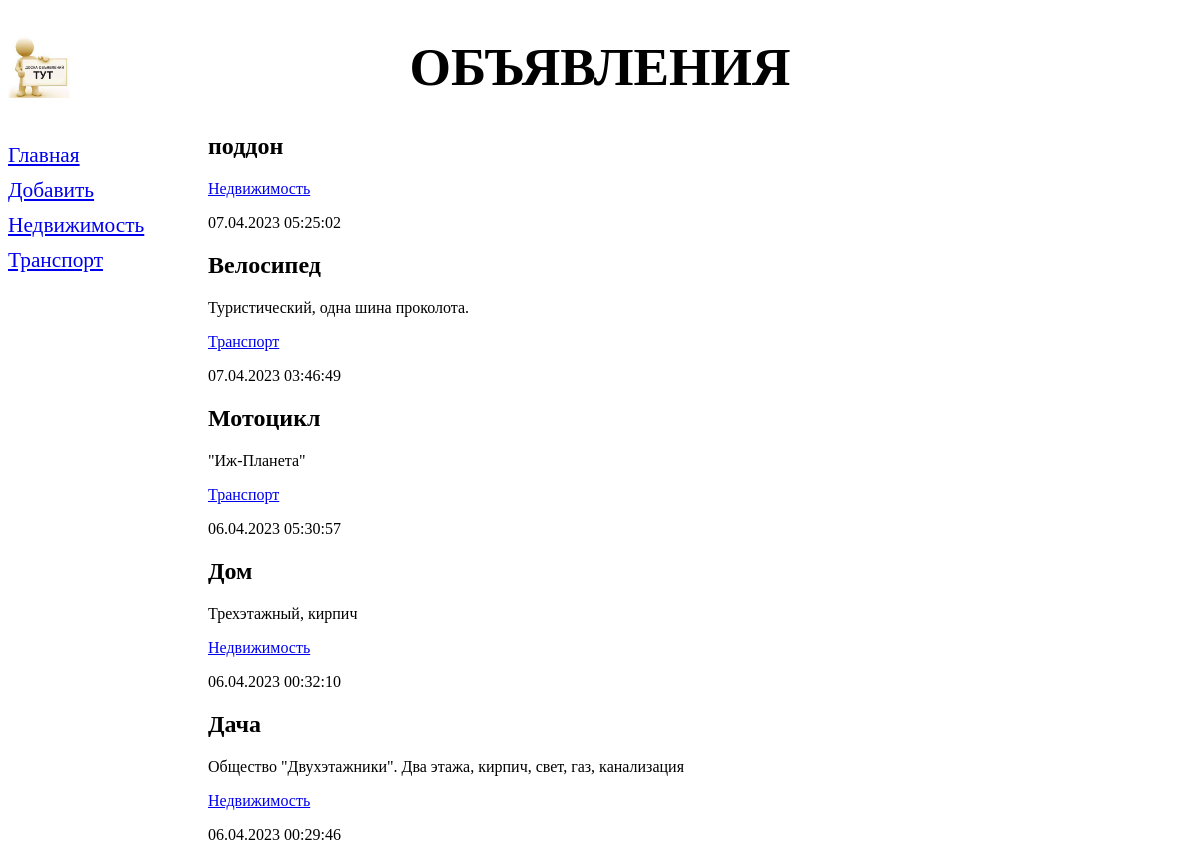
Page /bboard/ on the earlier database version.
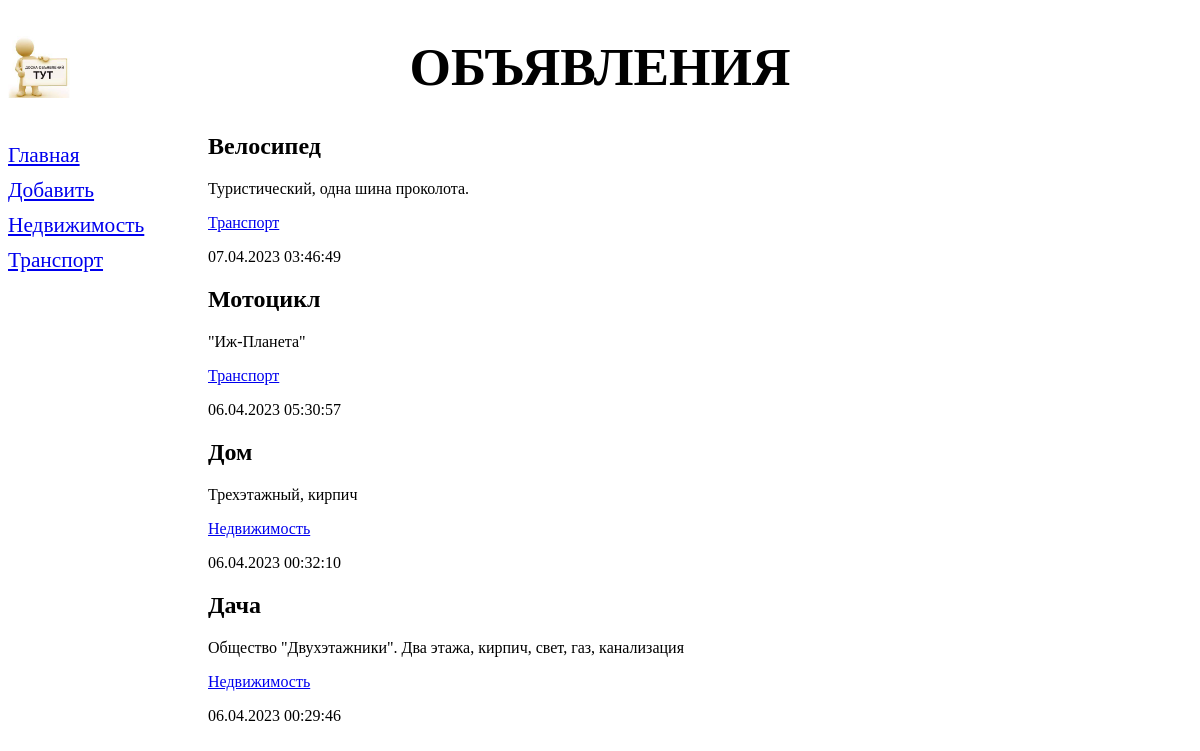
Same page on the later database version.
### bboard/models.py (models this page shows, shortened)
class Rubric(models.Model):
    name = models.TextField(max_length=20, db_index=True, verbose_name='Название')
    class Meta:
        verbose_name_plural = 'Рубрики'
        verbose_name = 'Рубрика'
        ordering = ['name']

class Bb(models.Model):
    title = models.CharField(max_length=50, verbose_name='Товар', help_text='<a href=\'/bboard\'>side<a>', editable=True, )
    content = models.TextField(null=True, blank=True, verbose_name='Описание')
    price = models.FloatField(null=True, blank=True, verbose_name='Цена')
    published = models.DateTimeField(auto_now_add=True, db_index=True, verbose_name='Опубликовано')
    rubric = models.ForeignKey('Rubric', null=True, on_delete=models.PROTECT, verbose_name='Рубрика')
    class Meta:
        verbose_name_plural = 'Объявления'
        verbose_name = 'Объявление'
        ordering = ['-published']

### bboard/views.py (the view)
# urls.py: path('', index, name='index'),
def index(request):
    bbs = Bb.objects.all()
    rubrics = Rubric.objects.all()
    context = {'bbs': bbs, 'rubrics': rubrics}
    return render(request, 'bboard/index.html', context)

### bboard/templates/bboard/index.html
{% extends "layout/basic.html" %}
{% block content %}
{% for bb in bbs %}
<div>
    <h2>{{ bb.title }}</h2>
    <p>{{bb.content }}</p>
    <p><a href="{% url 'by_rubric' bb.rubric.pk %}">{{ bb.rubric.name }}</a></p>
    <p>{{bb.published|date:"d.m.Y H:i:s" }}</p>
</div>
{% endfor %}
{% endblock %}

### bboard/templates/layout/basic.html (shortened to what this page needs)
{% load static %}
<!DOCTYPE html>
<html>
    <head>
        <link rel="stylesheet" type="text/css" href="{% static 'bboard/style.css' %}">
    </head>
    <body>
        <header><h1>Объявления</h1></header>
        <nav>
            <a href="{% url 'index' %}">Главная</a>
            <a href="{% url 'add' %}">Добавить</a>
            {% for rubric in rubrics %}
            <a href="{% url 'by_rubric' rubric.pk %}">{{ rubric.name }}</a>
            {% endfor %}
        </nav>
        <section>
            {% block content %}
            {% endblock %}
        </section>
    </body>
</html>

Differences in the rows shown:
removed Bb: title "поддон", rubric.name "Недвижимость", published "07.04.2023 05:25:02"
